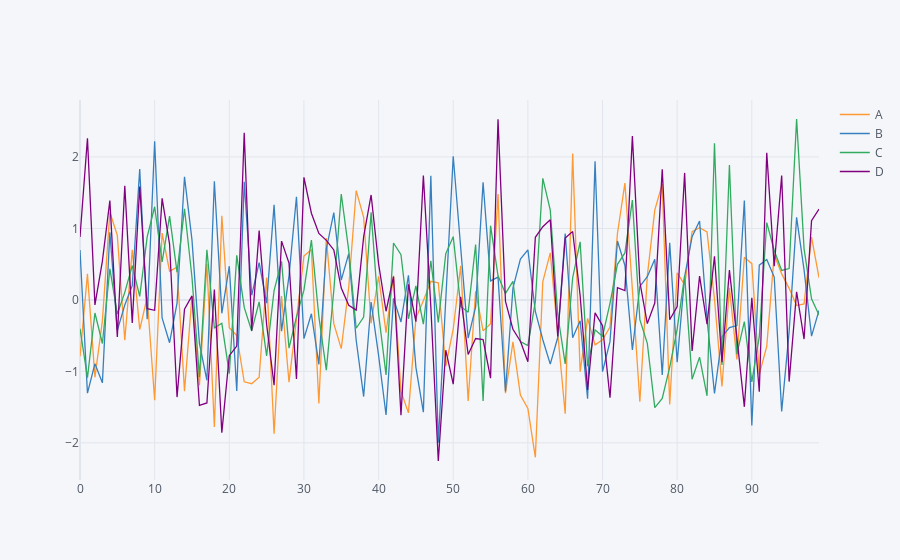

Notebook cell for this chart:
### Markdown cell above
# Using Cufflinks and iplot

### Code cell
df.iplot()
